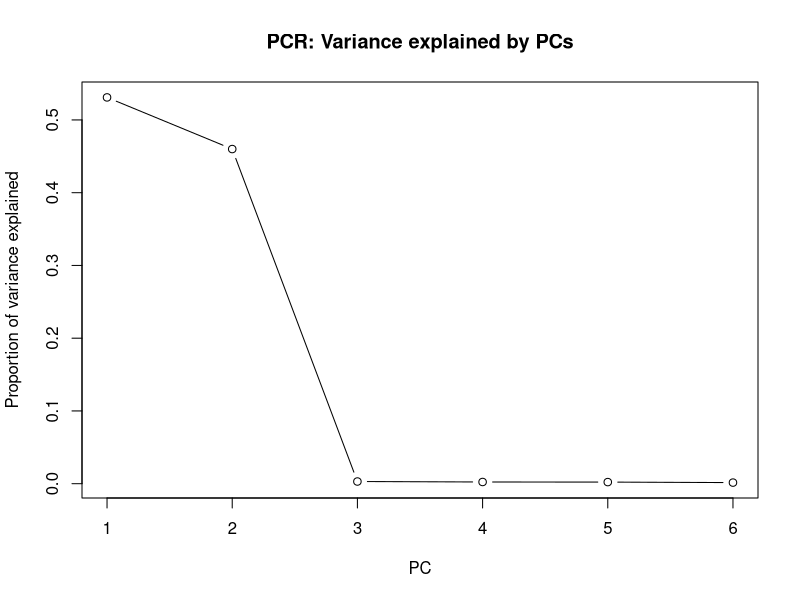
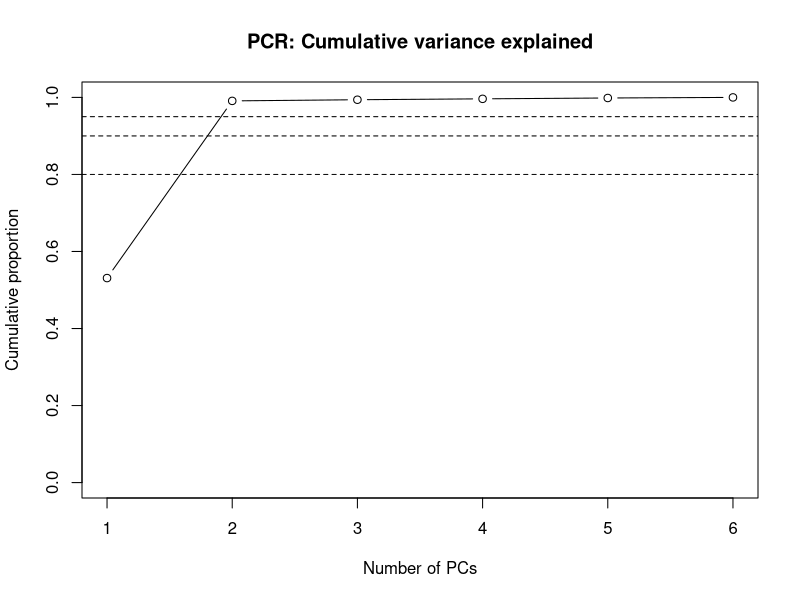
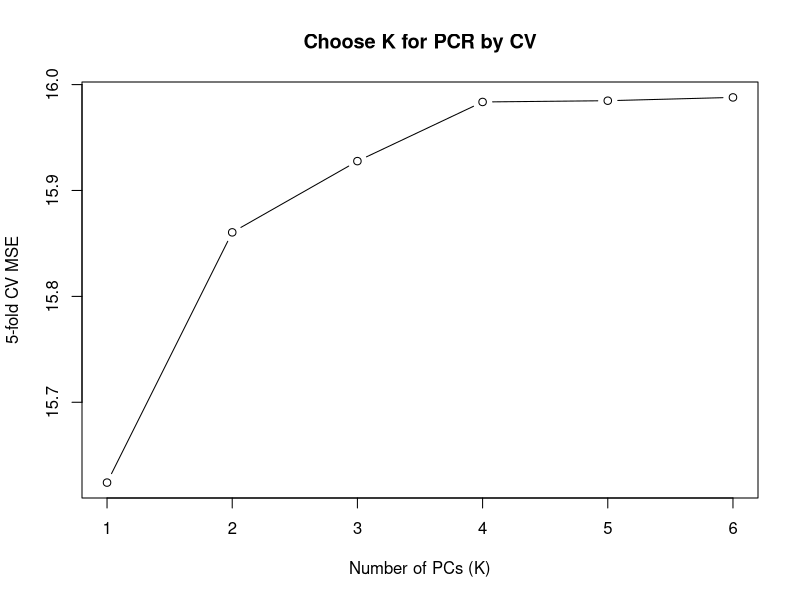

Recreate these plots in R, in order.
# ============================================================
# PCA for dealing with multicollinearity: Principal Components Regression (PCR)
# - Simulate highly collinear predictors
# - Show instability in OLS (large SEs, high VIFs)
# - Fit PCR by regressing y on first K PCs (orthogonal predictors)
# - Compare coefficient stability and predictive performance (CV)
# ============================================================

set.seed(7670)

# ----------------------------
# 1) Simulate multicollinear predictors
# ----------------------------
n <- 250
p <- 6

# Create two latent factors that drive most predictors -> strong collinearity
z1 <- rnorm(n)
z2 <- rnorm(n)

X <- cbind(
  1.0*z1 + 0.1*rnorm(n),
  0.9*z1 + 0.1*rnorm(n),
  0.8*z1 + 0.1*rnorm(n),
  1.0*z2 + 0.1*rnorm(n),
  0.9*z2 + 0.1*rnorm(n),
  0.7*z2 + 0.1*rnorm(n)
)
colnames(X) <- paste0("X", 1:p)

# True model uses one variable from each latent block
beta_true <- c(2.0, 0, 0, -1.5, 0, 0)
y <- as.numeric(X %*% beta_true + rnorm(n, sd = 1.0))

df <- data.frame(y, X)

# ----------------------------
# 2) OLS shows multicollinearity symptoms
# ----------------------------
ols <- lm(y ~ ., data = df)
summary(ols)

# VIFs (requires car)
if (!requireNamespace("car", quietly = TRUE)) install.packages("car")
library(car)

vifs <- vif(ols)
vifs

# A quick look at predictor correlations
round(cor(df[, -1]), 2)

# ----------------------------
# 3) PCR: PCA on X, then regress y on first K PCs
# ----------------------------
# Standardize predictors before PCA (typical for PCR)
X_scaled <- scale(df[, -1], center = TRUE, scale = TRUE)

pca <- prcomp(X_scaled, center = FALSE, scale. = FALSE) # already scaled

# Scree: variance explained by PCs
eig <- pca$sdev^2
pve <- eig / sum(eig)
plot(pve, type = "b",
     xlab = "PC", ylab = "Proportion of variance explained",
     main = "PCR: Variance explained by PCs")
plot(cumsum(pve), type = "b", ylim = c(0, 1),
     xlab = "Number of PCs", ylab = "Cumulative proportion",
     main = "PCR: Cumulative variance explained")
abline(h = c(0.8, 0.9, 0.95), lty = 2)

# Choose K (for demo, try K = 2 since data are driven by 2 latent factors)
K <- 2

# Construct PC score data frame for regression
scores <- as.data.frame(pca$x)
colnames(scores) <- paste0("PC", 1:p)

pcr_fit <- lm(y ~ ., data = cbind(y = df$y, scores[, 1:K, drop = FALSE]))
summary(pcr_fit)

# Note: VIFs on PCs are ~1 because PCs are orthogonal
vif(pcr_fit)

# ----------------------------
# 4) Convert PCR coefficients back to original X scale (interpretability)
# ----------------------------
# Model in PC space:
#   y = a0 + sum_{k=1}^K a_k * PC_k
# with PC = X_scaled %*% V   (V = loadings/rotation)
#
# So coefficients on X_scaled are: b_scaled = V[,1:K] %*% a[1:K]
# Then convert from scaled X to original X:
#   y = intercept + sum_j b_j * X_j
# where b_j = b_scaled_j / sd_j
# and intercept = a0 - sum_j b_j * mean_j

a <- coef(pcr_fit)
a0 <- a[1]
aK <- a[-1]

V <- pca$rotation                 # p x p
b_scaled <- as.vector(V[, 1:K, drop = FALSE] %*% aK)

x_means <- attr(X_scaled, "scaled:center")
x_sds   <- attr(X_scaled, "scaled:scale")

b_original <- b_scaled / x_sds
intercept_original <- a0 - sum(b_original * x_means)

pcr_coef_original_scale <- c("(Intercept)" = intercept_original,
                             setNames(b_original, colnames(X)))
round(pcr_coef_original_scale, 3)

# Compare to OLS coefficients (often unstable when predictors are collinear)
round(coef(ols), 3)

# ----------------------------
# 5) Compare predictive performance with cross-validation
# ----------------------------
# We'll do a simple train/test split and compare test MSE for:
# - OLS
# - PCR with K chosen by CV
set.seed(7670)
idx <- sample.int(n, size = round(0.7 * n))
train <- df[idx, ]
test  <- df[-idx, ]

# OLS on training data
ols_tr <- lm(y ~ ., data = train)
pred_ols <- predict(ols_tr, newdata = test)
mse_ols <- mean((test$y - pred_ols)^2)

# CV to choose K for PCR (manual K-fold CV)
set.seed(7670)
Kmax <- p
folds <- sample(rep(1:5, length.out = nrow(train)))

Xtr <- scale(train[, -1], center = TRUE, scale = TRUE)
ytr <- train$y

pca_tr <- prcomp(Xtr, center = FALSE, scale. = FALSE)
scores_tr <- pca_tr$x

cv_mse <- rep(NA_real_, Kmax)

for (k in 1:Kmax) {
  fold_mse <- rep(NA_real_, 5)
  for (f in 1:5) {
    tr_idx <- which(folds != f)
    va_idx <- which(folds == f)
    
    fit_k <- lm(ytr[tr_idx] ~ scores_tr[tr_idx, 1:k, drop = FALSE])
    pred_k <- predict(fit_k,
                      newdata = data.frame(scores_tr[va_idx, 1:k, drop = FALSE]))
    fold_mse[f] <- mean((ytr[va_idx] - pred_k)^2)
  }
  cv_mse[k] <- mean(fold_mse)
}

plot(1:Kmax, cv_mse, type = "b",
     xlab = "Number of PCs (K)", ylab = "5-fold CV MSE",
     main = "Choose K for PCR by CV")
K_star <- which.min(cv_mse)
K_star

# Fit PCR with chosen K* on training set
fit_pcr_star <- lm(ytr ~ scores_tr[, 1:K_star, drop = FALSE])

# Prepare test PC scores using *training* centering/scaling and training loadings
Xte <- scale(test[, -1],
             center = attr(Xtr, "scaled:center"),
             scale  = attr(Xtr, "scaled:scale"))

scores_te <- Xte %*% pca_tr$rotation  # n_test x p

pred_pcr <- as.numeric(
  coef(fit_pcr_star)[1] + scores_te[, 1:K_star, drop = FALSE] %*% coef(fit_pcr_star)[-1]
)
mse_pcr <- mean((test$y - pred_pcr)^2)

# Report
c(MSE_OLS = mse_ols, MSE_PCR = mse_pcr, K_star = K_star)

# ----------------------------
# Interpretation notes (for class)
# ----------------------------
# - Multicollinearity inflates OLS standard errors and makes coefficients unstable.
# - PCR replaces correlated predictors with orthogonal PCs -> VIFs ~ 1.
# - Keeping only first K PCs can reduce variance (stabilize estimates) but may add bias.
# - Choose K by CV or by a variance-explained rule, depending on objective (prediction vs explanation).
